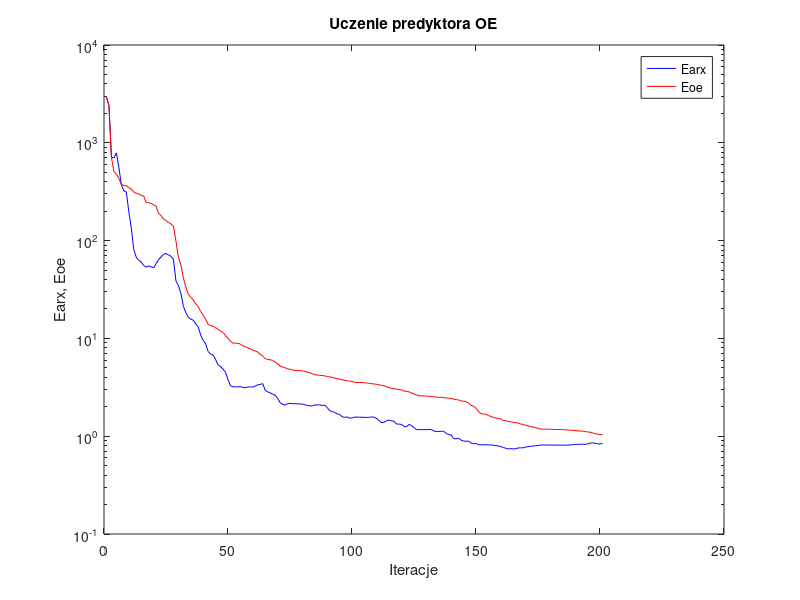
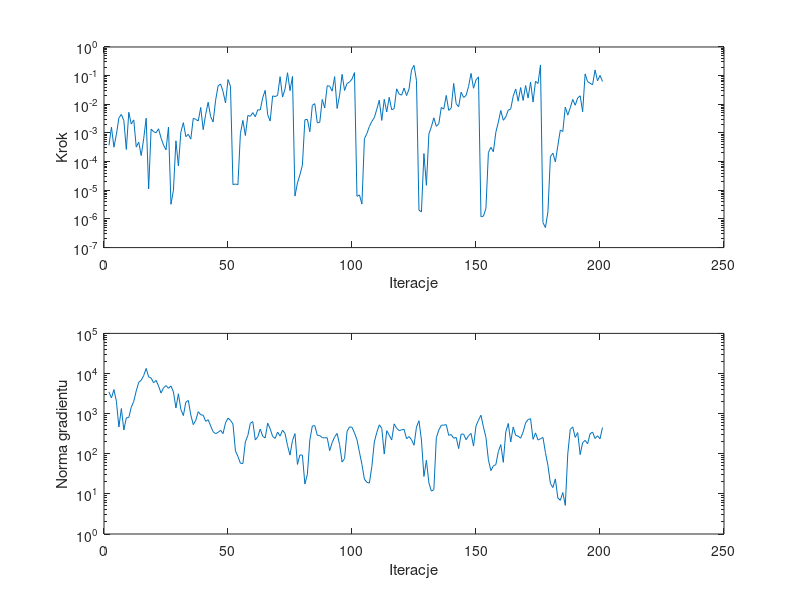

The MATLAB source for these figures, in order:
%uczenie predyktora oe
clear all;
n=0; farx(n+1)=2.898606e+003; foe(n+1)=2.973229e+003; wspucz(n+1)=0.000000e+000; ng(n+1)=0.000000e+000;
%odnowa zmiennej metryki
n=1; farx(n+1)=2.399169e+003; foe(n+1)=2.411700e+003; krok(n+1)=3.716872e-004; ng(n+1)=3.470792e+003;
n=2; farx(n+1)=7.142852e+002; foe(n+1)=7.076483e+002; krok(n+1)=1.593673e-003; ng(n+1)=2.454645e+003;
n=3; farx(n+1)=6.967329e+002; foe(n+1)=5.065582e+002; krok(n+1)=3.185772e-004; ng(n+1)=3.972821e+003;
n=4; farx(n+1)=7.903277e+002; foe(n+1)=4.805352e+002; krok(n+1)=8.954602e-004; ng(n+1)=2.026754e+003;
n=5; farx(n+1)=5.607115e+002; foe(n+1)=4.311651e+002; krok(n+1)=3.363630e-003; ng(n+1)=4.632433e+002;
n=6; farx(n+1)=3.714430e+002; foe(n+1)=3.774611e+002; krok(n+1)=4.419773e-003; ng(n+1)=1.339469e+003;
n=7; farx(n+1)=3.219170e+002; foe(n+1)=3.655143e+002; krok(n+1)=2.690870e-003; ng(n+1)=3.904195e+002;
n=8; farx(n+1)=3.145581e+002; foe(n+1)=3.643890e+002; krok(n+1)=2.661414e-004; ng(n+1)=7.880475e+002;
n=9; farx(n+1)=1.975161e+002; foe(n+1)=3.488195e+002; krok(n+1)=5.269205e-003; ng(n+1)=8.011462e+002;
n=10; farx(n+1)=1.350813e+002; foe(n+1)=3.375481e+002; krok(n+1)=2.051078e-003; ng(n+1)=1.447740e+003;
n=11; farx(n+1)=8.103996e+001; foe(n+1)=3.135627e+002; krok(n+1)=2.855545e-003; ng(n+1)=2.027580e+003;
n=12; farx(n+1)=6.765636e+001; foe(n+1)=3.046918e+002; krok(n+1)=3.226735e-004; ng(n+1)=3.694718e+003;
n=13; farx(n+1)=6.279203e+001; foe(n+1)=2.997127e+002; krok(n+1)=4.800146e-004; ng(n+1)=6.033921e+003;
n=14; farx(n+1)=6.065452e+001; foe(n+1)=2.907911e+002; krok(n+1)=1.624345e-004; ng(n+1)=6.795622e+003;
n=15; farx(n+1)=5.560184e+001; foe(n+1)=2.860304e+002; krok(n+1)=6.254538e-004; ng(n+1)=8.908470e+003;
n=16; farx(n+1)=5.359898e+001; foe(n+1)=2.448506e+002; krok(n+1)=3.271540e-003; ng(n+1)=1.337196e+004;
n=17; farx(n+1)=5.518117e+001; foe(n+1)=2.436140e+002; krok(n+1)=1.115447e-005; ng(n+1)=8.250662e+003;
n=18; farx(n+1)=5.395569e+001; foe(n+1)=2.401677e+002; krok(n+1)=1.361446e-003; ng(n+1)=7.704570e+003;
n=19; farx(n+1)=5.279098e+001; foe(n+1)=2.311071e+002; krok(n+1)=1.104943e-003; ng(n+1)=5.874653e+003;
n=20; farx(n+1)=5.810674e+001; foe(n+1)=2.255434e+002; krok(n+1)=1.016331e-003; ng(n+1)=6.752512e+003;
n=21; farx(n+1)=6.388635e+001; foe(n+1)=1.898486e+002; krok(n+1)=1.402081e-003; ng(n+1)=4.879696e+003;
n=22; farx(n+1)=6.805607e+001; foe(n+1)=1.803113e+002; krok(n+1)=6.682927e-004; ng(n+1)=3.255705e+003;
n=23; farx(n+1)=7.263060e+001; foe(n+1)=1.662805e+002; krok(n+1)=3.795463e-004; ng(n+1)=4.363489e+003;
n=24; farx(n+1)=7.373630e+001; foe(n+1)=1.598281e+002; krok(n+1)=2.578785e-004; ng(n+1)=5.009640e+003;
n=25; farx(n+1)=7.155111e+001; foe(n+1)=1.534661e+002; krok(n+1)=1.611746e-003; ng(n+1)=4.278811e+003;
%odnowa zmiennej metryki
n=26; farx(n+1)=6.884999e+001; foe(n+1)=1.481751e+002; krok(n+1)=3.246727e-006; ng(n+1)=4.885756e+003;
n=27; farx(n+1)=6.452660e+001; foe(n+1)=1.408653e+002; krok(n+1)=1.013046e-005; ng(n+1)=3.477284e+003;
n=28; farx(n+1)=3.879587e+001; foe(n+1)=9.925487e+001; krok(n+1)=5.333789e-004; ng(n+1)=1.380587e+003;
n=29; farx(n+1)=3.473922e+001; foe(n+1)=6.764656e+001; krok(n+1)=7.110078e-005; ng(n+1)=3.119890e+003;
n=30; farx(n+1)=2.878128e+001; foe(n+1)=5.622105e+001; krok(n+1)=1.093891e-003; ng(n+1)=1.267584e+003;
n=31; farx(n+1)=2.134648e+001; foe(n+1)=4.160238e+001; krok(n+1)=2.293768e-003; ng(n+1)=8.945773e+002;
n=32; farx(n+1)=1.840103e+001; foe(n+1)=3.355464e+001; krok(n+1)=7.433745e-004; ng(n+1)=1.937436e+003;
n=33; farx(n+1)=1.641738e+001; foe(n+1)=2.817232e+001; krok(n+1)=8.954602e-004; ng(n+1)=2.128159e+003;
n=34; farx(n+1)=1.576855e+001; foe(n+1)=2.633893e+001; krok(n+1)=6.100243e-004; ng(n+1)=9.279909e+002;
n=35; farx(n+1)=1.532902e+001; foe(n+1)=2.467462e+001; krok(n+1)=3.272337e-003; ng(n+1)=5.324473e+002;
n=36; farx(n+1)=1.405471e+001; foe(n+1)=2.247613e+001; krok(n+1)=2.973498e-003; ng(n+1)=6.829064e+002;
n=37; farx(n+1)=1.315574e+001; foe(n+1)=2.108814e+001; krok(n+1)=2.621411e-003; ng(n+1)=1.118420e+003;
n=38; farx(n+1)=1.076669e+001; foe(n+1)=1.882598e+001; krok(n+1)=7.737158e-003; ng(n+1)=9.368239e+002;
n=39; farx(n+1)=9.545887e+000; foe(n+1)=1.725252e+001; krok(n+1)=1.302087e-003; ng(n+1)=9.148099e+002;
n=40; farx(n+1)=8.787324e+000; foe(n+1)=1.574297e+001; krok(n+1)=4.464645e-003; ng(n+1)=6.443735e+002;
n=41; farx(n+1)=7.327463e+000; foe(n+1)=1.386984e+001; krok(n+1)=1.181377e-002; ng(n+1)=7.049816e+002;
n=42; farx(n+1)=6.904789e+000; foe(n+1)=1.350220e+001; krok(n+1)=3.722051e-003; ng(n+1)=4.935519e+002;
n=43; farx(n+1)=6.751405e+000; foe(n+1)=1.335988e+001; krok(n+1)=2.403018e-003; ng(n+1)=3.551944e+002;
n=44; farx(n+1)=6.077647e+000; foe(n+1)=1.288698e+001; krok(n+1)=1.384117e-002; ng(n+1)=3.166152e+002;
n=45; farx(n+1)=5.348492e+000; foe(n+1)=1.235371e+001; krok(n+1)=4.366353e-002; ng(n+1)=3.406252e+002;
n=46; farx(n+1)=5.160255e+000; foe(n+1)=1.189817e+001; krok(n+1)=5.135894e-002; ng(n+1)=3.840602e+002;
n=47; farx(n+1)=4.854078e+000; foe(n+1)=1.148298e+001; krok(n+1)=2.776581e-002; ng(n+1)=3.179544e+002;
n=48; farx(n+1)=4.507178e+000; foe(n+1)=1.069851e+001; krok(n+1)=1.111520e-002; ng(n+1)=5.914309e+002;
n=49; farx(n+1)=3.788770e+000; foe(n+1)=1.004220e+001; krok(n+1)=7.301859e-002; ng(n+1)=7.725260e+002;
n=50; farx(n+1)=3.279391e+000; foe(n+1)=9.325309e+000; krok(n+1)=4.215364e-002; ng(n+1)=6.809471e+002;
%odnowa zmiennej metryki
n=51; farx(n+1)=3.201608e+000; foe(n+1)=8.944409e+000; krok(n+1)=1.576802e-005; ng(n+1)=5.521760e+002;
n=52; farx(n+1)=3.193474e+000; foe(n+1)=8.927834e+000; krok(n+1)=1.654943e-005; ng(n+1)=1.181085e+002;
n=53; farx(n+1)=3.190952e+000; foe(n+1)=8.920659e+000; krok(n+1)=1.558957e-005; ng(n+1)=8.587360e+001;
n=54; farx(n+1)=3.211338e+000; foe(n+1)=8.728307e+000; krok(n+1)=9.532898e-004; ng(n+1)=5.797674e+001;
n=55; farx(n+1)=3.147622e+000; foe(n+1)=8.379558e+000; krok(n+1)=2.742688e-003; ng(n+1)=5.695498e+001;
n=56; farx(n+1)=3.132646e+000; foe(n+1)=8.231940e+000; krok(n+1)=8.156322e-004; ng(n+1)=1.985095e+002;
n=57; farx(n+1)=3.182377e+000; foe(n+1)=7.978579e+000; krok(n+1)=4.083230e-003; ng(n+1)=2.855191e+002;
n=58; farx(n+1)=3.190741e+000; foe(n+1)=7.831062e+000; krok(n+1)=3.813746e-003; ng(n+1)=5.744721e+002;
n=59; farx(n+1)=3.181385e+000; foe(n+1)=7.569127e+000; krok(n+1)=5.137451e-003; ng(n+1)=6.315367e+002;
n=60; farx(n+1)=3.259682e+000; foe(n+1)=7.435291e+000; krok(n+1)=3.677109e-003; ng(n+1)=2.212966e+002;
n=61; farx(n+1)=3.353595e+000; foe(n+1)=7.258071e+000; krok(n+1)=6.425309e-003; ng(n+1)=2.653592e+002;
n=62; farx(n+1)=3.386948e+000; foe(n+1)=6.845390e+000; krok(n+1)=6.349841e-003; ng(n+1)=4.124807e+002;
n=63; farx(n+1)=3.446827e+000; foe(n+1)=6.602438e+000; krok(n+1)=1.703693e-002; ng(n+1)=2.740802e+002;
n=64; farx(n+1)=2.945299e+000; foe(n+1)=6.214928e+000; krok(n+1)=3.064379e-002; ng(n+1)=2.476799e+002;
n=65; farx(n+1)=2.842363e+000; foe(n+1)=6.102918e+000; krok(n+1)=4.346286e-003; ng(n+1)=5.797280e+002;
n=66; farx(n+1)=2.779015e+000; foe(n+1)=6.045543e+000; krok(n+1)=2.607264e-003; ng(n+1)=4.186181e+002;
n=67; farx(n+1)=2.689622e+000; foe(n+1)=5.956859e+000; krok(n+1)=1.961666e-002; ng(n+1)=2.694598e+002;
n=68; farx(n+1)=2.627648e+000; foe(n+1)=5.738984e+000; krok(n+1)=1.865271e-002; ng(n+1)=2.415168e+002;
n=69; farx(n+1)=2.439132e+000; foe(n+1)=5.511359e+000; krok(n+1)=2.038266e-002; ng(n+1)=3.472038e+002;
n=70; farx(n+1)=2.209803e+000; foe(n+1)=5.223593e+000; krok(n+1)=9.228634e-002; ng(n+1)=2.756198e+002;
n=71; farx(n+1)=2.120620e+000; foe(n+1)=5.111619e+000; krok(n+1)=1.785641e-002; ng(n+1)=3.874987e+002;
n=72; farx(n+1)=2.079133e+000; foe(n+1)=5.012714e+000; krok(n+1)=3.413297e-002; ng(n+1)=3.220172e+002;
n=73; farx(n+1)=2.146472e+000; foe(n+1)=4.873887e+000; krok(n+1)=1.261335e-001; ng(n+1)=1.599396e+002;
n=74; farx(n+1)=2.171804e+000; foe(n+1)=4.841170e+000; krok(n+1)=3.001201e-002; ng(n+1)=9.259056e+001;
n=75; farx(n+1)=2.150232e+000; foe(n+1)=4.755332e+000; krok(n+1)=9.363811e-002; ng(n+1)=2.152273e+002;
%odnowa zmiennej metryki
n=76; farx(n+1)=2.147044e+000; foe(n+1)=4.706550e+000; krok(n+1)=6.273370e-006; ng(n+1)=3.181388e+002;
n=77; farx(n+1)=2.144558e+000; foe(n+1)=4.704065e+000; krok(n+1)=1.806265e-005; ng(n+1)=5.424871e+001;
n=78; farx(n+1)=2.136824e+000; foe(n+1)=4.692341e+000; krok(n+1)=3.468782e-005; ng(n+1)=9.369512e+001;
n=79; farx(n+1)=2.125508e+000; foe(n+1)=4.652606e+000; krok(n+1)=7.514290e-005; ng(n+1)=9.217757e+001;
n=80; farx(n+1)=2.092909e+000; foe(n+1)=4.608417e+000; krok(n+1)=2.883948e-003; ng(n+1)=1.753834e+001;
n=81; farx(n+1)=2.061085e+000; foe(n+1)=4.518364e+000; krok(n+1)=2.972972e-003; ng(n+1)=3.071944e+001;
n=82; farx(n+1)=2.042553e+000; foe(n+1)=4.451306e+000; krok(n+1)=1.102111e-003; ng(n+1)=2.201979e+002;
n=83; farx(n+1)=2.042790e+000; foe(n+1)=4.362703e+000; krok(n+1)=9.175071e-003; ng(n+1)=4.932571e+002;
n=84; farx(n+1)=2.089989e+000; foe(n+1)=4.254620e+000; krok(n+1)=1.053841e-002; ng(n+1)=5.014239e+002;
n=85; farx(n+1)=2.088757e+000; foe(n+1)=4.216001e+000; krok(n+1)=2.254782e-003; ng(n+1)=2.895437e+002;
n=86; farx(n+1)=2.089304e+000; foe(n+1)=4.202399e+000; krok(n+1)=2.352381e-003; ng(n+1)=2.838462e+002;
n=87; farx(n+1)=2.060598e+000; foe(n+1)=4.173817e+000; krok(n+1)=1.473291e-002; ng(n+1)=2.519974e+002;
n=88; farx(n+1)=2.076546e+000; foe(n+1)=4.144241e+000; krok(n+1)=7.444102e-003; ng(n+1)=2.489834e+002;
n=89; farx(n+1)=1.960992e+000; foe(n+1)=4.072719e+000; krok(n+1)=4.438543e-002; ng(n+1)=2.507676e+002;
n=90; farx(n+1)=1.820916e+000; foe(n+1)=4.038327e+000; krok(n+1)=4.294671e-002; ng(n+1)=1.195493e+002;
n=91; farx(n+1)=1.788694e+000; foe(n+1)=4.005246e+000; krok(n+1)=2.876670e-002; ng(n+1)=1.900339e+002;
n=92; farx(n+1)=1.751787e+000; foe(n+1)=3.917409e+000; krok(n+1)=9.233170e-002; ng(n+1)=2.635764e+002;
n=93; farx(n+1)=1.694286e+000; foe(n+1)=3.872585e+000; krok(n+1)=7.145002e-003; ng(n+1)=3.204995e+002;
n=94; farx(n+1)=1.671134e+000; foe(n+1)=3.845680e+000; krok(n+1)=2.085811e-002; ng(n+1)=1.698727e+002;
n=95; farx(n+1)=1.582179e+000; foe(n+1)=3.768362e+000; krok(n+1)=1.107294e-001; ng(n+1)=6.209702e+001;
n=96; farx(n+1)=1.554893e+000; foe(n+1)=3.733838e+000; krok(n+1)=3.039725e-002; ng(n+1)=7.588172e+001;
n=97; farx(n+1)=1.578285e+000; foe(n+1)=3.695925e+000; krok(n+1)=5.344903e-002; ng(n+1)=3.596833e+002;
n=98; farx(n+1)=1.528097e+000; foe(n+1)=3.660376e+000; krok(n+1)=5.983917e-002; ng(n+1)=4.686395e+002;
n=99; farx(n+1)=1.535745e+000; foe(n+1)=3.627707e+000; krok(n+1)=7.601794e-002; ng(n+1)=4.567180e+002;
n=100; farx(n+1)=1.569159e+000; foe(n+1)=3.558828e+000; krok(n+1)=1.278558e-001; ng(n+1)=3.309185e+002;
%odnowa zmiennej metryki
n=101; farx(n+1)=1.566653e+000; foe(n+1)=3.541502e+000; krok(n+1)=6.176249e-006; ng(n+1)=2.244036e+002;
n=102; farx(n+1)=1.564649e+000; foe(n+1)=3.535864e+000; krok(n+1)=6.872937e-006; ng(n+1)=1.095817e+002;
n=103; farx(n+1)=1.564627e+000; foe(n+1)=3.535392e+000; krok(n+1)=3.300567e-006; ng(n+1)=5.431975e+001;
n=104; farx(n+1)=1.557139e+000; foe(n+1)=3.518651e+000; krok(n+1)=6.298318e-004; ng(n+1)=2.344303e+001;
n=105; farx(n+1)=1.556012e+000; foe(n+1)=3.501169e+000; krok(n+1)=9.511937e-004; ng(n+1)=1.940964e+001;
n=106; farx(n+1)=1.559720e+000; foe(n+1)=3.474770e+000; krok(n+1)=1.679702e-003; ng(n+1)=1.857448e+001;
n=107; farx(n+1)=1.575257e+000; foe(n+1)=3.437834e+000; krok(n+1)=2.531421e-003; ng(n+1)=4.792309e+001;
n=108; farx(n+1)=1.560115e+000; foe(n+1)=3.417112e+000; krok(n+1)=3.419137e-003; ng(n+1)=1.967749e+002;
n=109; farx(n+1)=1.512110e+000; foe(n+1)=3.392191e+000; krok(n+1)=6.734730e-003; ng(n+1)=3.410045e+002;
n=110; farx(n+1)=1.436572e+000; foe(n+1)=3.349786e+000; krok(n+1)=1.391254e-002; ng(n+1)=5.253568e+002;
n=111; farx(n+1)=1.372798e+000; foe(n+1)=3.305747e+000; krok(n+1)=2.739044e-003; ng(n+1)=4.335476e+002;
n=112; farx(n+1)=1.388016e+000; foe(n+1)=3.274488e+000; krok(n+1)=1.488820e-002; ng(n+1)=9.832403e+001;
n=113; farx(n+1)=1.441034e+000; foe(n+1)=3.211744e+000; krok(n+1)=5.390749e-003; ng(n+1)=3.756243e+002;
n=114; farx(n+1)=1.462993e+000; foe(n+1)=3.130783e+000; krok(n+1)=1.750226e-002; ng(n+1)=2.910237e+002;
n=115; farx(n+1)=1.436825e+000; foe(n+1)=3.084941e+000; krok(n+1)=6.425309e-003; ng(n+1)=2.203165e+002;
n=116; farx(n+1)=1.419376e+000; foe(n+1)=3.064374e+000; krok(n+1)=7.119007e-003; ng(n+1)=5.560933e+002;
n=117; farx(n+1)=1.329624e+000; foe(n+1)=3.024918e+000; krok(n+1)=3.468850e-002; ng(n+1)=4.307191e+002;
n=118; farx(n+1)=1.331567e+000; foe(n+1)=2.996181e+000; krok(n+1)=2.284436e-002; ng(n+1)=3.778161e+002;
n=119; farx(n+1)=1.318816e+000; foe(n+1)=2.968987e+000; krok(n+1)=2.083339e-002; ng(n+1)=3.943534e+002;
n=120; farx(n+1)=1.256764e+000; foe(n+1)=2.894314e+000; krok(n+1)=3.692745e-002; ng(n+1)=4.059143e+002;
n=121; farx(n+1)=1.248450e+000; foe(n+1)=2.871509e+000; krok(n+1)=2.017194e-002; ng(n+1)=2.364460e+002;
n=122; farx(n+1)=1.320624e+000; foe(n+1)=2.842274e+000; krok(n+1)=3.408723e-002; ng(n+1)=2.684454e+002;
n=123; farx(n+1)=1.281117e+000; foe(n+1)=2.771362e+000; krok(n+1)=1.560458e-001; ng(n+1)=2.238400e+002;
n=124; farx(n+1)=1.222743e+000; foe(n+1)=2.703557e+000; krok(n+1)=2.301336e-001; ng(n+1)=1.633016e+002;
n=125; farx(n+1)=1.169500e+000; foe(n+1)=2.639067e+000; krok(n+1)=6.741320e-002; ng(n+1)=4.622076e+002;
%odnowa zmiennej metryki
n=126; farx(n+1)=1.167791e+000; foe(n+1)=2.592680e+000; krok(n+1)=2.037798e-006; ng(n+1)=6.658182e+002;
n=127; farx(n+1)=1.167843e+000; foe(n+1)=2.586802e+000; krok(n+1)=1.754728e-006; ng(n+1)=2.195289e+002;
n=128; farx(n+1)=1.168517e+000; foe(n+1)=2.579533e+000; krok(n+1)=1.915864e-004; ng(n+1)=2.713099e+001;
n=129; farx(n+1)=1.167350e+000; foe(n+1)=2.573972e+000; krok(n+1)=1.486954e-005; ng(n+1)=6.864078e+001;
n=130; farx(n+1)=1.172916e+000; foe(n+1)=2.557651e+000; krok(n+1)=9.272824e-004; ng(n+1)=1.888566e+001;
n=131; farx(n+1)=1.169594e+000; foe(n+1)=2.552764e+000; krok(n+1)=1.635770e-003; ng(n+1)=1.170423e+001;
n=132; farx(n+1)=1.129020e+000; foe(n+1)=2.521712e+000; krok(n+1)=3.367365e-003; ng(n+1)=1.274151e+001;
n=133; farx(n+1)=1.116734e+000; foe(n+1)=2.510521e+000; krok(n+1)=1.700633e-003; ng(n+1)=2.498878e+002;
n=134; farx(n+1)=1.118051e+000; foe(n+1)=2.500852e+000; krok(n+1)=2.090079e-003; ng(n+1)=3.892316e+002;
n=135; farx(n+1)=1.124732e+000; foe(n+1)=2.492877e+000; krok(n+1)=7.780842e-003; ng(n+1)=5.132855e+002;
n=136; farx(n+1)=1.119850e+000; foe(n+1)=2.486237e+000; krok(n+1)=6.780831e-003; ng(n+1)=5.184832e+002;
n=137; farx(n+1)=1.066025e+000; foe(n+1)=2.459826e+000; krok(n+1)=2.043074e-002; ng(n+1)=5.311354e+002;
n=138; farx(n+1)=1.043577e+000; foe(n+1)=2.446692e+000; krok(n+1)=6.130766e-003; ng(n+1)=2.879089e+002;
n=139; farx(n+1)=1.027045e+000; foe(n+1)=2.431773e+000; krok(n+1)=7.366454e-003; ng(n+1)=3.016122e+002;
n=140; farx(n+1)=9.426470e-001; foe(n+1)=2.390541e+000; krok(n+1)=5.335388e-002; ng(n+1)=2.442284e+002;
n=141; farx(n+1)=9.420529e-001; foe(n+1)=2.369305e+000; krok(n+1)=1.053841e-002; ng(n+1)=2.555382e+002;
n=142; farx(n+1)=9.548844e-001; foe(n+1)=2.349072e+000; krok(n+1)=8.180929e-003; ng(n+1)=1.346243e+002;
n=143; farx(n+1)=9.101892e-001; foe(n+1)=2.295773e+000; krok(n+1)=2.643052e-002; ng(n+1)=3.098193e+002;
n=144; farx(n+1)=8.916679e-001; foe(n+1)=2.281080e+000; krok(n+1)=1.740861e-002; ng(n+1)=3.082162e+002;
n=145; farx(n+1)=8.868991e-001; foe(n+1)=2.248372e+000; krok(n+1)=2.038266e-002; ng(n+1)=2.239435e+002;
n=146; farx(n+1)=8.908994e-001; foe(n+1)=2.182060e+000; krok(n+1)=4.215364e-002; ng(n+1)=2.827148e+002;
n=147; farx(n+1)=8.524653e-001; foe(n+1)=2.070589e+000; krok(n+1)=1.197092e-001; ng(n+1)=3.214536e+002;
n=148; farx(n+1)=8.374327e-001; foe(n+1)=2.031332e+000; krok(n+1)=3.631321e-002; ng(n+1)=1.554001e+002;
n=149; farx(n+1)=8.421759e-001; foe(n+1)=1.937433e+000; krok(n+1)=7.113068e-002; ng(n+1)=4.949215e+002;
n=150; farx(n+1)=8.179965e-001; foe(n+1)=1.783659e+000; krok(n+1)=9.048247e-002; ng(n+1)=6.869926e+002;
%odnowa zmiennej metryki
n=151; farx(n+1)=8.167731e-001; foe(n+1)=1.703454e+000; krok(n+1)=1.188088e-006; ng(n+1)=9.127685e+002;
n=152; farx(n+1)=8.163710e-001; foe(n+1)=1.688199e+000; krok(n+1)=1.251494e-006; ng(n+1)=4.631314e+002;
n=153; farx(n+1)=8.170115e-001; foe(n+1)=1.677519e+000; krok(n+1)=2.339337e-006; ng(n+1)=2.561972e+002;
n=154; farx(n+1)=8.148742e-001; foe(n+1)=1.628100e+000; krok(n+1)=2.064885e-004; ng(n+1)=7.066243e+001;
n=155; farx(n+1)=8.137820e-001; foe(n+1)=1.590402e+000; krok(n+1)=3.163070e-004; ng(n+1)=3.811755e+001;
n=156; farx(n+1)=8.084579e-001; foe(n+1)=1.561334e+000; krok(n+1)=2.215284e-004; ng(n+1)=4.981490e+001;
n=157; farx(n+1)=7.986193e-001; foe(n+1)=1.531185e+000; krok(n+1)=1.064566e-003; ng(n+1)=5.365544e+001;
n=158; farx(n+1)=7.953460e-001; foe(n+1)=1.520458e+000; krok(n+1)=2.380740e-003; ng(n+1)=1.133200e+002;
n=159; farx(n+1)=7.852076e-001; foe(n+1)=1.505247e+000; krok(n+1)=6.099924e-003; ng(n+1)=1.688017e+002;
n=160; farx(n+1)=7.655260e-001; foe(n+1)=1.452270e+000; krok(n+1)=2.774090e-003; ng(n+1)=6.122379e+001;
n=161; farx(n+1)=7.538244e-001; foe(n+1)=1.438248e+000; krok(n+1)=3.621201e-003; ng(n+1)=3.486552e+002;
n=162; farx(n+1)=7.391476e-001; foe(n+1)=1.417160e+000; krok(n+1)=6.254878e-003; ng(n+1)=5.687688e+002;
n=163; farx(n+1)=7.475754e-001; foe(n+1)=1.403341e+000; krok(n+1)=6.905382e-003; ng(n+1)=1.967511e+002;
n=164; farx(n+1)=7.412393e-001; foe(n+1)=1.390354e+000; krok(n+1)=1.920518e-002; ng(n+1)=4.646164e+002;
n=165; farx(n+1)=7.450885e-001; foe(n+1)=1.374121e+000; krok(n+1)=3.426151e-002; ng(n+1)=2.874937e+002;
n=166; farx(n+1)=7.583549e-001; foe(n+1)=1.365784e+000; krok(n+1)=1.284535e-002; ng(n+1)=2.747319e+002;
n=167; farx(n+1)=7.606952e-001; foe(n+1)=1.331851e+000; krok(n+1)=3.836134e-002; ng(n+1)=2.442087e+002;
n=168; farx(n+1)=7.604905e-001; foe(n+1)=1.321506e+000; krok(n+1)=1.363555e-002; ng(n+1)=3.478653e+002;
n=169; farx(n+1)=7.745195e-001; foe(n+1)=1.290910e+000; krok(n+1)=4.523999e-002; ng(n+1)=5.890440e+002;
n=170; farx(n+1)=7.816407e-001; foe(n+1)=1.276932e+000; krok(n+1)=1.661865e-002; ng(n+1)=7.134858e+002;
n=171; farx(n+1)=7.892206e-001; foe(n+1)=1.254512e+000; krok(n+1)=5.955282e-002; ng(n+1)=7.478780e+002;
n=172; farx(n+1)=7.919071e-001; foe(n+1)=1.245142e+000; krok(n+1)=1.199493e-002; ng(n+1)=2.290254e+002;
n=173; farx(n+1)=8.004913e-001; foe(n+1)=1.217178e+000; krok(n+1)=6.403944e-002; ng(n+1)=3.313465e+002;
n=174; farx(n+1)=8.019838e-001; foe(n+1)=1.206512e+000; krok(n+1)=5.285294e-002; ng(n+1)=2.193391e+002;
n=175; farx(n+1)=8.130842e-001; foe(n+1)=1.183843e+000; krok(n+1)=2.363480e-001; ng(n+1)=2.372424e+002;
%odnowa zmiennej metryki
n=176; farx(n+1)=8.128707e-001; foe(n+1)=1.180551e+000; krok(n+1)=7.391374e-007; ng(n+1)=2.550732e+002;
n=177; farx(n+1)=8.128723e-001; foe(n+1)=1.180249e+000; krok(n+1)=5.006386e-007; ng(n+1)=1.071915e+002;
n=178; farx(n+1)=8.128355e-001; foe(n+1)=1.179948e+000; krok(n+1)=1.766634e-006; ng(n+1)=5.127894e+001;
n=179; farx(n+1)=8.122675e-001; foe(n+1)=1.177328e+000; krok(n+1)=1.490999e-004; ng(n+1)=1.828780e+001;
n=180; farx(n+1)=8.112279e-001; foe(n+1)=1.173431e+000; krok(n+1)=1.969720e-004; ng(n+1)=1.433930e+001;
n=181; farx(n+1)=8.104146e-001; foe(n+1)=1.170757e+000; krok(n+1)=9.776439e-005; ng(n+1)=2.360055e+001;
n=182; farx(n+1)=8.103589e-001; foe(n+1)=1.169824e+000; krok(n+1)=3.636899e-004; ng(n+1)=7.883266e+000;
n=183; farx(n+1)=8.105815e-001; foe(n+1)=1.168826e+000; krok(n+1)=1.259664e-003; ng(n+1)=6.928525e+000;
n=184; farx(n+1)=8.114977e-001; foe(n+1)=1.167033e+000; krok(n+1)=1.130654e-003; ng(n+1)=1.081419e+001;
n=185; farx(n+1)=8.089280e-001; foe(n+1)=1.161841e+000; krok(n+1)=8.029022e-003; ng(n+1)=5.176405e+000;
n=186; farx(n+1)=8.103074e-001; foe(n+1)=1.156174e+000; krok(n+1)=4.201093e-003; ng(n+1)=9.858481e+001;
n=187; farx(n+1)=8.161166e-001; foe(n+1)=1.153926e+000; krok(n+1)=7.557177e-003; ng(n+1)=4.060480e+002;
n=188; farx(n+1)=8.187417e-001; foe(n+1)=1.146429e+000; krok(n+1)=1.479856e-002; ng(n+1)=4.670996e+002;
n=189; farx(n+1)=8.257310e-001; foe(n+1)=1.140977e+000; krok(n+1)=9.266348e-003; ng(n+1)=2.559066e+002;
n=190; farx(n+1)=8.257770e-001; foe(n+1)=1.134097e+000; krok(n+1)=1.660195e-002; ng(n+1)=3.365997e+002;
n=191; farx(n+1)=8.274211e-001; foe(n+1)=1.130052e+000; krok(n+1)=1.981488e-002; ng(n+1)=9.522623e+001;
n=192; farx(n+1)=8.288127e-001; foe(n+1)=1.128160e+000; krok(n+1)=5.478088e-003; ng(n+1)=1.894022e+002;
n=193; farx(n+1)=8.263222e-001; foe(n+1)=1.115895e+000; krok(n+1)=1.150668e-001; ng(n+1)=2.157703e+002;
n=194; farx(n+1)=8.343053e-001; foe(n+1)=1.107482e+000; krok(n+1)=6.128758e-002; ng(n+1)=1.773689e+002;
n=195; farx(n+1)=8.462668e-001; foe(n+1)=1.098474e+000; krok(n+1)=5.454222e-002; ng(n+1)=3.143820e+002;
n=196; farx(n+1)=8.583710e-001; foe(n+1)=1.081607e+000; krok(n+1)=4.769382e-002; ng(n+1)=3.478197e+002;
n=197; farx(n+1)=8.451896e-001; foe(n+1)=1.061148e+000; krok(n+1)=1.580662e-001; ng(n+1)=2.403147e+002;
n=198; farx(n+1)=8.372280e-001; foe(n+1)=1.049716e+000; krok(n+1)=6.602029e-002; ng(n+1)=2.807403e+002;
n=199; farx(n+1)=8.343875e-001; foe(n+1)=1.044436e+000; krok(n+1)=1.015974e-001; ng(n+1)=2.355483e+002;
n=200; farx(n+1)=8.413604e-001; foe(n+1)=1.031691e+000; krok(n+1)=6.287977e-002; ng(n+1)=4.500640e+002;

figure; semilogy(farx,'b'); hold on; semilogy(foe,'r'); xlabel('Iteracje'); ylabel('Earx, Eoe'); legend('Earx','Eoe'); title('Uczenie predyktora OE');
figure; subplot(2,1,1); semilogy(krok); xlabel('Iteracje'); ylabel('Krok');
subplot(2,1,2); semilogy(ng); xlabel('Iteracje'); ylabel('Norma gradientu');
Earx=farx(n+1)
Eoe=foe(n+1)
